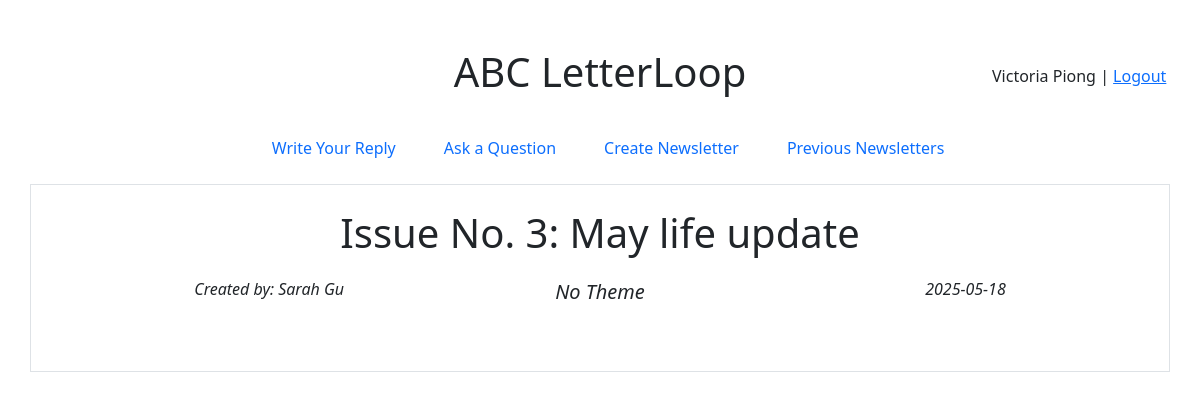
The app's page / (signed in) with its own data.
### db.py (models this page shows)
class User(db.Model):
    userId = db.Column(Integer, primary_key=True, autoincrement=True)
    name = db.Column(String, nullable=False)
    email = db.Column(String, nullable=False, unique=True)
    password = db.Column(String, nullable=False)
    replied = db.Column(Boolean, nullable=False)
    asked = db.relationship('Question', backref='user', lazy=False)
    answered = db.relationship('Answer', backref='user', lazy=False)

class Issue(db.Model):
    issueId = db.Column(Integer, primary_key=True, autoincrement=True)
    name = db.Column(String, nullable=False)
    theme = db.Column(String)
    date = db.Column(DateTime, default=datetime.now)
    q_dl = db.Column(DateTime, nullable=False)
    a_dl = db.Column(DateTime, nullable=False)
    userId = db.Column(Integer, db.ForeignKey('user.userId'))
    questions = db.relationship('Question', backref='issue', lazy=False)

### app.py (the view)
@app.route("/", methods=["GET"])
def main():
    if g.user is None:
        logged_in = False
        name = None
    else:
        logged_in = True
        name = g.user.name
    ongoing = False
    ongoing_issue = get_latest_issue(Issue.a_dl, datetime.now())
    if g.user is not None and ongoing_issue is not None and ongoing_issue.q_dl > datetime.now() and \
        not db.session.query(User.replied).filter(User.userId == g.user.userId).scalar():
        ongoing = True
    issue = get_latest_issue(Issue.a_dl, datetime.now())
    if issue is None:
        return render_template("index.html", logged_in=logged_in, name=name,valid=False, ongoing=ongoing)
    return render_template("index.html", logged_in=logged_in, name=name,valid=True,
                            theme=issue.theme, username=get_user(issue.userId).name, date=issue.date.strftime("%Y-%m-%d"),
                            issueId=issue.issueId, issueName=issue.name, ongoing=ongoing
                           )

### app.py (called while the page is built)
@app.before_request
def load_logged_in_user():
    user_id = session.get('user_id')
    if user_id is None:
        g.user = None
    else:
        g.user = db.session.query(User).filter(User.userId == user_id).first()

def get_latest_issue(date, before=None):
    if before is None:
        return db.session.query(Issue).order_by(date.desc()).first()
    else:
        return db.session.query(Issue).filter(date < before).order_by(date.desc()).first()

def get_user(userId):
    return db.session.query(User).filter(User.userId == userId).first()

### templates/index.html (shortened to what this page needs)
<!DOCTYPE html>
<html>
    <head>
        <link href="https://cdn.jsdelivr.net/npm/bootstrap@5.3.2/dist/css/bootstrap.min.css" rel="stylesheet">
        <link href="../static/index.css" rel="stylesheet">
    </head>
    <body>
        <header>
            <div class="container">
                <div class="row justify-content-center mt-5 mb-4">
                    <div class="col-lg-2 col-0"></div>
                    <div class="col-lg-8 col-7 text-center">
                        <h1 class="h1">ABC LetterLoop</h1>
                    </div>
                    <div class="col-lg-2 col-4 d-flex status-container text-right">
                        {% if logged_in %}
                            <div class="vertical-center text-nowrap">{{ name }} |&nbsp<a href="/logout">Logout</a></div>
                        {% else %}
                            <div class="vertical-center text-nowrap"><a href="/login">Login</a>&nbsp|&nbsp<a href="/register">Register</a></div>
                        {% endif %}
                    </div>
                    </div>
                </div>
        </header>
        <nav>
            <ul class="nav justify-content-center mt-2 mb-3 ms-lg-3">
                <li class="nav-item me-lg-3"><a class="nav-link" href="/reply">Write Your Reply</a></li>
                <li class="nav-item me-lg-3"><a class="nav-link" href="/ask">Ask a Question</a></li>
                <li class="nav-item me-lg-3"><a class="nav-link" href="/new">Create Newsletter</a></li>
                <li class="nav-item"><a class="nav-link" href="/previous">Previous Newsletters</a></li>
            </ul>
        </nav>
        <main>
            {% if valid %}
                <article class="container border p-4 mt-1 mb-5">
                    <div class="row justify-content-center">
                        <div class="col-12 col-lg-12 mb-2 text-center">
                            <h1 class="h1">Issue No. {{ issueId }}: {{ issueName }}</h1>
                        </div>
                    </div>
                    <div class="row justify-content-center mt-1 fw-light">
                        <div class="col-3 col-lg-2 text-start fst-italic fs-6">
                            <div>Created by: {{ username }}</div>
                        </div>
                        <div class="col-6 col-lg-5 text-center fst-italic fs-5">
                            {% if theme == "" %}
                                <div>No Theme</div>
                            {% else %}
                                <div>Theme: {{ theme }}</div>
                            {% endif %}
                        </div>
                        <div class="col-3 col-lg-2 text-end fst-italic fs-6 text-nowrap">
                            {{ date }}
                        </div>
                    </div>
                    <div class="row justify-content-center mt-4">
                        <div class="col-12 col-lg-9 pt-3 ps-4 pe-4" id="issue-content-div">
                        </div>
                    </div>
                </article>
            {% endif %}
        </main>
    </body>
</html>

### static/index.css (style rules this page uses)
.vertical-center { display: flex; align-items: center; justify-content: flex-start; }

### records on screen
User: name "Victoria Piong"
Issue: name "May life update"
User: name "Sarah Gu"

### other values on screen
{{ issueId }} "3"
{{ date }} "2025-05-18"
